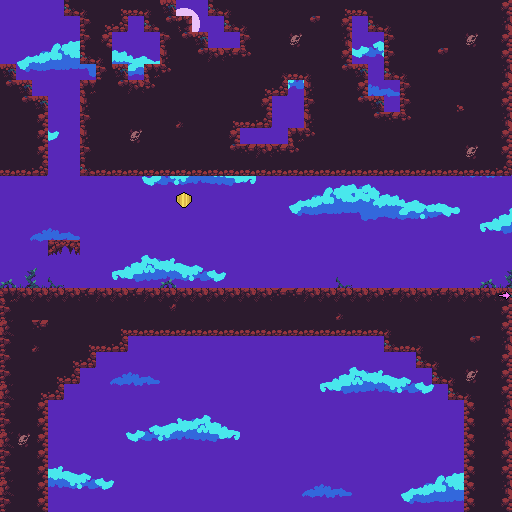

The image is a tile-based game level rendered from a .tmx file. Its description and source (layers, tilesets, objects; grid data summarised) follow:
An orthogonal 32x32 tile map with 16x16 px tiles, 6 tile layers (background, middle, middle-near, near, ...), 4 tilesets and 50 objects.

<map version="1.5" tiledversion="1.6.0" orientation="orthogonal" renderorder="right-down" width="32" height="32" tilewidth="16" tileheight="16" infinite="0" nextlayerid="14" nextobjectid="56">
 <tileset firstgid="1" source="plattoon.tsx" />
 <tileset firstgid="4097" source="clouds.tsx" />
 <tileset firstgid="4339" source="wasteland.tsx" />
 <tileset firstgid="4851" source="dungeon 16x16.tsx" />
 <layer id="1" name="background" width="32" height="32">
  <data>[1024 cells, 1024 non-empty, 10 distinct tile ids]</data>
 </layer>
 <layer id="2" name="middle" width="32" height="32">
  <data>[1024 cells, 518 non-empty, 194 distinct tile ids]</data>
 </layer>
 <layer id="3" name="middle-near" width="32" height="32">
  <data>[1024 cells, 0 non-empty, 0 distinct tile ids]</data>
 </layer>
 <layer id="4" name="near" width="32" height="32">
  <data>[1024 cells, 0 non-empty, 0 distinct tile ids]</data>
 </layer>
 <layer id="5" name="graphics" width="32" height="32">
  <data>[1024 cells, 485 non-empty, 29 distinct tile ids]</data>
 </layer>
 <layer id="6" name="overgraphics" width="32" height="32">
  <data>[1024 cells, 1 non-empty, 1 distinct tile ids]</data>
 </layer>
 <objectgroup id="7" name="ground">
  <object id="1" x="0" y="0" height="512" />
  <object id="2" x="0" y="64" width="16" height="16" />
  <object id="3" x="0" y="80" width="32" height="16" />
  <object id="4" x="0" y="96" width="48" height="80" />
  <object id="5" x="48" y="240" width="32" height="16" />
  <object id="7" x="512" y="0" height="512" />
  <object id="8" x="0" y="336" width="48" height="176" />
  <object id="9" x="48" y="336" width="16" height="64" />
  <object id="10" x="64" y="336" width="16" height="48" />
  <object id="11" x="80" y="336" width="16" height="32" />
  <object id="12" x="96" y="336" width="32" height="16" />
  <object id="13" x="384" y="336" width="128" height="16" />
  <object id="14" x="416" y="352" width="96" height="16" />
  <object id="15" x="432" y="368" width="80" height="16" />
  <object id="16" x="448" y="384" width="64" height="16" />
  <object id="17" x="464" y="400" width="48" height="112" />
  <object id="18" x="80" y="80" width="160" height="96" />
  <object id="19" x="400" y="0" width="112" height="176" />
  <object id="20" x="240" y="144" width="160" height="32" />
  <object id="21" x="288" y="128" width="112" height="16" />
  <object id="22" x="304" y="112" width="96" height="16" />
  <object id="23" x="304" y="96" width="80" height="16" />
  <object id="24" x="304" y="80" width="64" height="16" />
  <object id="25" x="352" y="64" width="16" height="16" />
  <object id="26" x="240" y="0" width="112" height="80" />
  <object id="27" x="352" y="0" width="48" height="16" />
  <object id="28" x="368" y="16" width="32" height="16" />
  <object id="29" x="384" y="32" width="16" height="48" />
  <object id="30" x="240" y="80" width="32" height="48" />
  <object id="31" x="272" y="80" width="16" height="16" />
  <object id="32" x="96" y="64" width="32" height="16" />
  <object id="33" x="144" y="64" width="96" height="16" />
  <object id="34" x="160" y="48" width="80" height="16" />
  <object id="35" x="160" y="32" width="48" height="16" />
  <object id="36" x="144" y="16" width="48" height="16" />
  <object id="37" x="208" y="0" width="32" height="16" />
  <object id="38" x="224" y="16" width="16" height="16" />
  <object id="39" x="64" y="0" width="112" height="16" />
  <object id="40" x="80" y="16" width="48" height="16" />
  <object id="41" x="80" y="32" width="32" height="32" />
  <object id="48" x="0" y="288" width="496" height="48" />
  <object id="49" x="496" y="304" width="16" height="32" />
  <object id="51" x="0.75" y="1" width="508.75" height="1.5" />
 </objectgroup>
 <objectgroup id="10" name="spikes" />
 <objectgroup id="8" name="levelEnd">
  <object id="54" x="496" y="288" width="16" height="16" />
 </objectgroup>
 <objectgroup id="9" name="doublejump" />
 <objectgroup id="11" name="bullets">
  <object id="42" x="112" y="259.255" width="10.5377" height="12.3585" />
  <object id="44" x="192" y="221.269" width="10.5377" height="12.3585" />
  <object id="45" x="272" y="259.255" width="11.4481" height="12.3585" />
  <object id="46" x="352" y="221.269" width="11.4481" height="11.4481" />
  <object id="47" x="433.821" y="260.165" width="10.5377" height="12.3585" />
 </objectgroup>
 <objectgroup id="12" name="coin">
  <object id="53" x="176" y="192" width="16" height="16" />
 </objectgroup>
 <objectgroup id="13" name="skeleton" />
</map>
